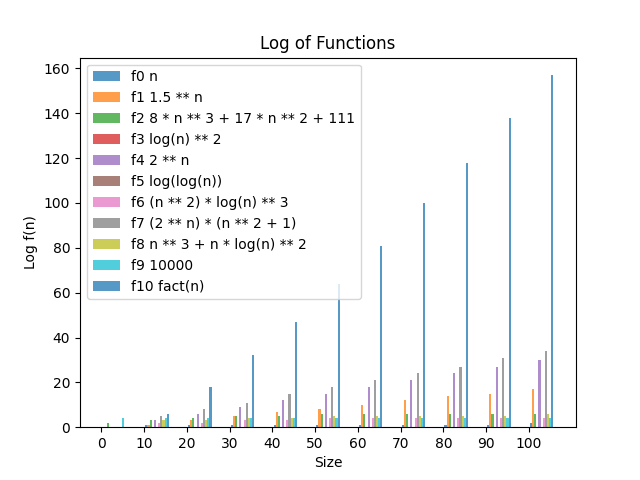

Python code for this plot:
# Discrete Structures (CSCI 220)
# Winter 2023
# Assignment 6 -
# Didarul Alam

# Acknowledgements:
# I worked with the class
# I used the following sites ... (if applicable)

import inspect
import math

import matplotlib.pyplot as plt

import Assignment4


def func_body(f):
    body = inspect.getsource(f)
    idx = body.index("return")
    return body[7 + idx:].strip()


def fact(n):
    return math.factorial(n)


def log(n):
    try:
        return math.log10(n)
    except:
        return 0


def f0(n):
    return n


def f1(n):
    return 1.5 ** n


def f2(n):
    return 8 * n ** 3 + 17 * n ** 2 + 111


def f3(n):
    return log(n) ** 2


def f4(n):
    return 2 ** n


def f5(n):
    return log(log(n))


def f6(n):
    return (n ** 2) * log(n) ** 3


def f7(n):
    return (2 ** n) * (n ** 2 + 1)


def f8(n):
    return n ** 3 + n * log(n) ** 2


def f9(n):
    return 10000


def f10(n):
    return fact(n)


def eval_funcs(funcs, sizes):
    dict_funcs = {}
    dict_log_funcs = {}
    for func in funcs:
        key = func_key(func)
        dict_funcs[key] = {}
        dict_log_funcs[key] = {}
        for n in sizes:
            dict_funcs[key][n] = func(n)
            dict_log_funcs[key][n] = int(log(func(n)))
    return dict_funcs, dict_log_funcs


def func_key(func):
    return func.__name__ + " " + func_body(func)


def plot_values(dict_funcs, sizes, funcs, title, file_name):
    func_num = 0
    plt.xticks([j for j in range(len(sizes))], [str(size) for size in sizes])
    for func in funcs:
        func_num += 1
        d = dict_funcs[func_key(func)]
        x_axis = [j + 0.05 * func_num for j in range(len(sizes))]
        y_axis = [d[i] for i in sizes]
        plt.bar(x_axis, y_axis, width=0.05, alpha=0.75, label=func_key(func))
    plt.legend()
    plt.title(title)
    plt.xlabel("Size")
    plt.ylabel("Log f(n)")
    plt.savefig(file_name)
    plt.show()


def main():
    assn = "Assignment6"
    title = "Log of Functions"
    sizes = [10 * i for i in range(11)]

    funcs = [f0, f1, f2, f3, f4, f5, f6, f7, f8, f9, f10]
    dict_funcs, dict_log_funcs = eval_funcs(funcs, sizes)

    Assignment4.print_times(dict_funcs)
    Assignment4.print_times(dict_log_funcs)
    plot_values(dict_log_funcs, sizes, funcs, title, assn + ".png")


if __name__ == "__main__":
    main()
